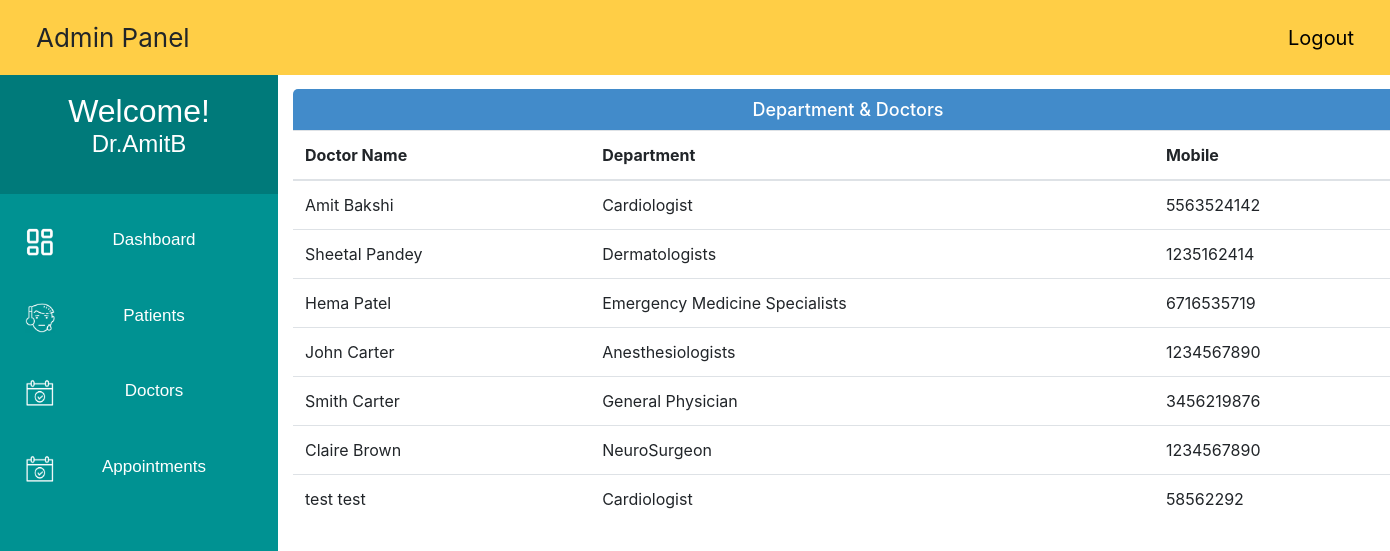
Screenshot of /admin_doctor_specialization/ (signed in) with the database file from the repository.
### MyApp/models.py (models this page shows, shortened)
class Doctor(models.Model):
    user=models.OneToOneField(User,on_delete=models.CASCADE)
    Doctor_First_Name = models.CharField(max_length=50, default="")
    Doctor_Last_Name = models.CharField(max_length=50, default="")
    gender = models.CharField(max_length=10, choices=GENDER,default="")
    address = models.CharField(max_length=40)
    contact = models.CharField(max_length=10,null=True)
    department= models.CharField(max_length=50,choices=departments,default='')
    status = models.BooleanField(default=False)
    @property
    def get_name(self):
        return self.Doctor_First_Name+" "+self.Doctor_Last_Name

### MyApp/views.py (the view)
# urls.py: path('admin_doctor_specialization/', views.admin_doctor_specialization, name="admin_doctor_specialization"),
@login_required(login_url='adminlogin')
def admin_doctor_specialization(request):
    doctors=Doctor.objects.all().filter(status=True)
    return render(request,'MyApp/admin_doctor_specialization.html',{'doctors':doctors})

### templates/MyApp/admin_doctor_specialization.html (shortened to what this page needs)
{% extends 'MyApp/admin_base.html' %}
{% block content_dashboard %}
<head>
  <link href="//netdna.bootstrapcdn.com/bootstrap/4.5.0/css/bootstrap.min.css" rel="stylesheet">
</head>
<div class="container">
  <div class="panel panel-primary">
    <div class="panel-heading">
      <h6 class="panel-title">Department & Doctors</h6>
    </div>
    <table class="table table-hover" id="dev-table">
      <thead>
        <tr>
          <th>Doctor Name</th>
          <th>Department</th>
          <th>Mobile</th>
        </tr>
      </thead>
      {% for d in doctors %}
      <tr>
        <td> {{d.get_name}}</td>
        <td>{{d.department}}</td>
        <td>{{d.contact}}</td>
      </tr>
      {% endfor %}
    </table>
  </div>
</div>
{% endblock content_dashboard %}

### templates/MyApp/admin_base.html (shortened to what this page needs)
<!DOCTYPE html>
{% load static %}
<html lang="en">
<head>
</head>
<body>
    <div class="navbar">
        <a>Admin Panel</a>
        <a href="{% url 'MyApp:logout' %}" class="logoutbtn" style="font-size:18px, text-align: center;">Logout</a>
    </div>
     <div class="sidebar">
        <div class="userprofile">
            <h2 style="color:white; font-family:sans-serif; padding-top:25px; text-align:center; margin:0px;">Welcome!</h2>
            <h4 style="color:white; font-family:sans-serif; text-align:center; padding-bottom:35px;">{{request.user.username}}</h4>
        </div>
        <a href="{% url 'MyApp:admin_dashboard' %}"><img class="icon" src="{% static "images/PDash.png" %}">Dashboard</a>
        <a href="{% url 'MyApp:admin_patient' %}"><img class="icon" src="{% static "images/PIcon.png" %}">Patients</a>
        <a href="{% url 'MyApp:admin_doctor' %}"><img class="icon" src="{% static "images/ApptIcon.png" %}">Doctors</a>
        <a href="{% url 'MyApp:admin_appointment' %}"><img class="icon" src="{% static "images/ApptIcon.png" %}">Appointments</a>
    </div>
{%  block content_dashboard %}
{%  endblock content_dashboard %}
</body>
</html>

### templates/MyApp/admin_base.html (style rules this page uses)
body { background-color: rgb(255, 255, 255); padding: 0px; margin-top: 0px; margin-left: 0px; margin-right: 0px; margin-bottom: 0px; }
.navbar { overflow: hidden; background-color: rgb(255, 206, 70); height:75px; width:100%; padding-top:22px; z-index:999999999999; top:0; position:fixed; display:block; }
.navbar a { float: left; display:block; font-size: 26px; color: black; text-align: center; padding-left:20px; text-decoration: none; }
.navbar .logoutbtn { float: right; display:block; font-size: 20px; color: black; text-align: center; padding-right:20px; text-decoration: none; }
.sidebar .userprofile { background-color: rgb(0, 122, 122); }
.sidebar { margin-top: 0px; padding-top: 0px; width: 20%; text-align: center; height=100vh; background-color: rgb(0, 146, 146); font-family: sans-serif; font-size:17px; font-weight: normal; position: fixed; top: 67px; left: 0; bottom: 0; }
.sidebar a { display: block; color: white; padding: 25px; text-decoration: none; }
.icon { float:left; width:30px; height:30px; }

### templates/MyApp/admin_doctor_specialization.html (style rules this page uses)
a:link { text-decoration: none; }
.container { margin-left: 20%; margin-top: 1%; }
.panel-heading { background-color: #428bca; color: #fff; padding: 10px 15px; border-radius: 5px 5px 0 0; }
.panel-title { margin-top: 0; margin-bottom: 0; font-size: 18px; text-align: center; }
.table th, .table td { vertical-align: middle; }

### rows the page displays
Doctor: get_name "Amit Bakshi", department "Cardiologist", contact "5563524142"
Doctor: get_name "Sheetal Pandey", department "Dermatologists", contact "1235162414"
Doctor: get_name "Hema Patel", department "Emergency Medicine Specialists", contact "6716535719"
Doctor: get_name "John Carter", department "Anesthesiologists", contact "1234567890"
Doctor: get_name "Smith Carter", department "General Physician", contact "3456219876"
Doctor: get_name "Claire Brown", department "NeuroSurgeon", contact "1234567890"
Doctor: get_name "test test", department "Cardiologist", contact "58562292"

### other values shown
{{ request.user.username }} "Dr.AmitB"
